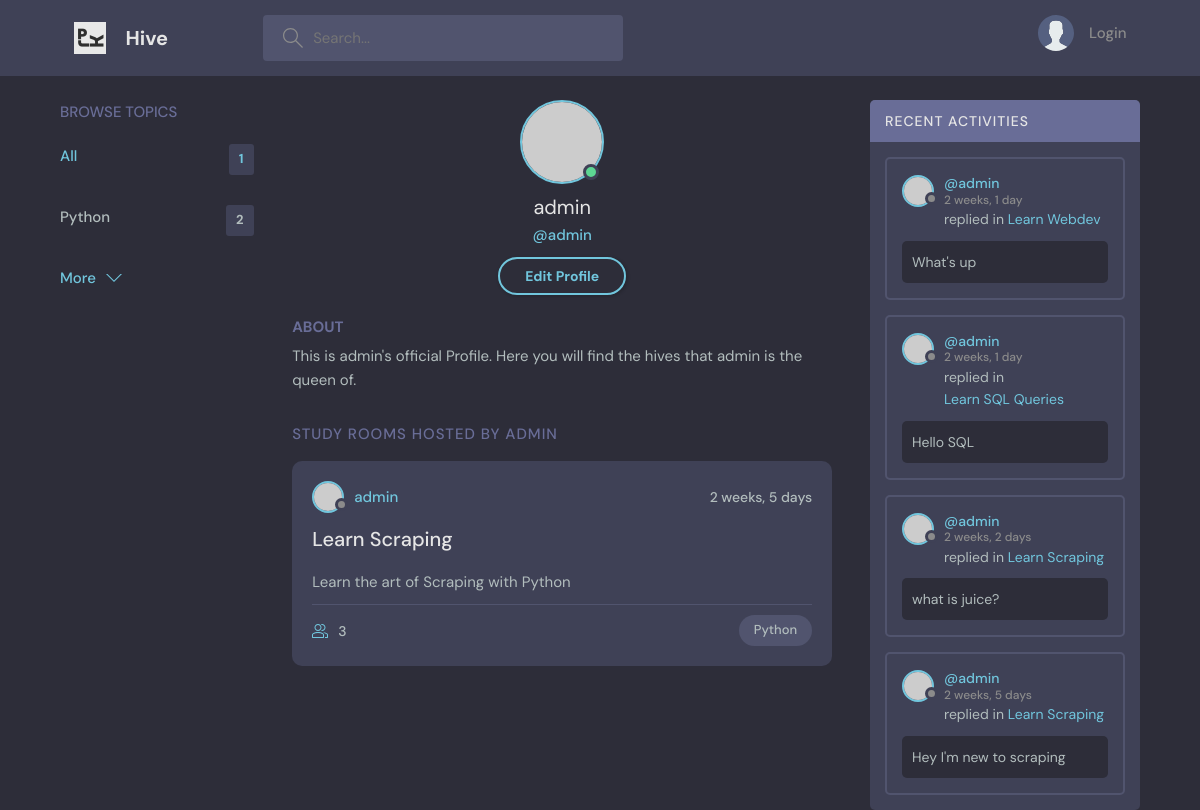
The page /user/1 on the database as committed earlier.
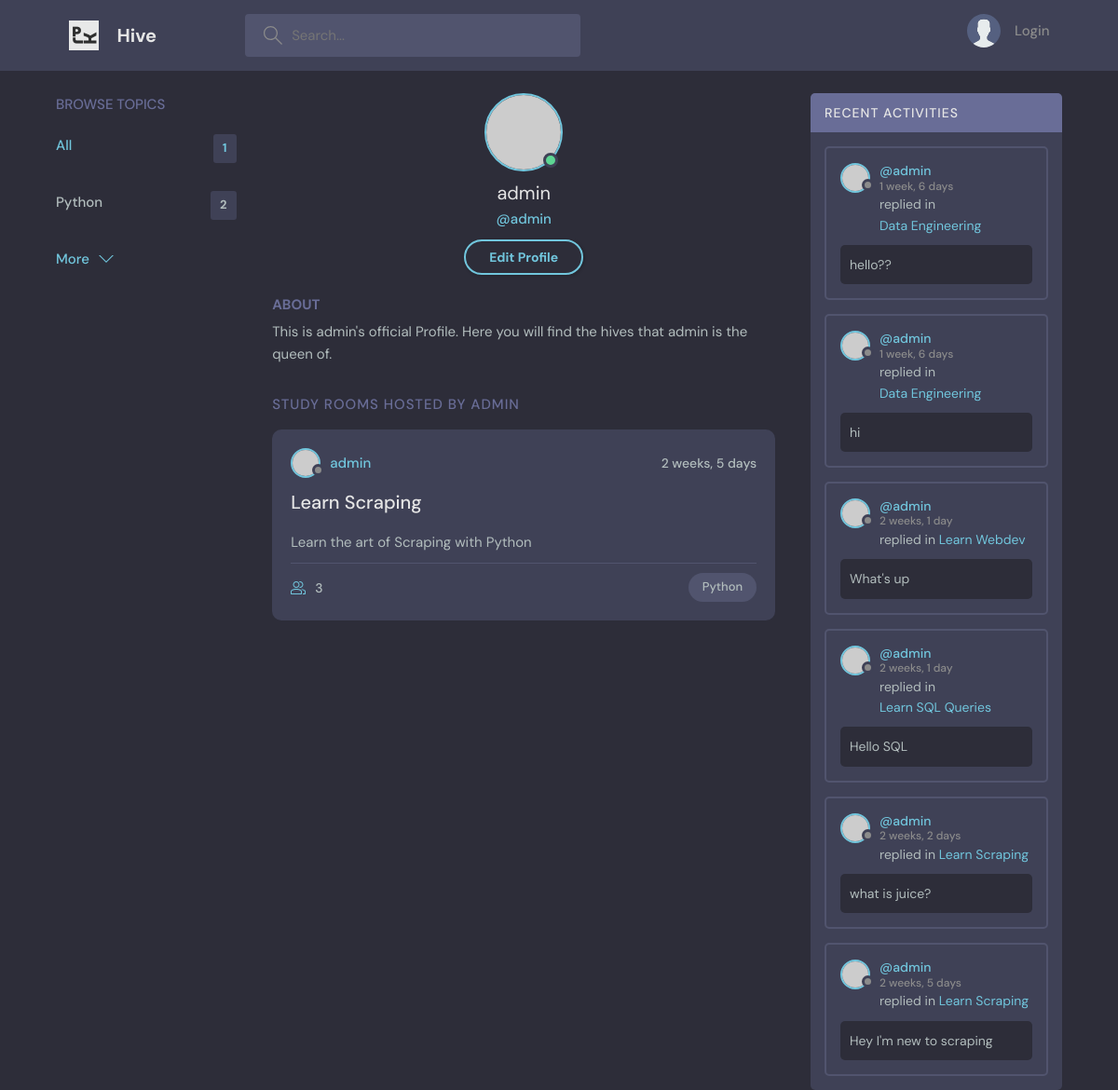
The same page on the database as committed later.
### home/models.py (models this page shows, shortened)
class Topic(models.Model):
  name = models.CharField(max_length=150)
  def __str__(self):
    return self.name

class Hive(models.Model):
  creator = models.ForeignKey(User, on_delete=models.SET_NULL, null=True)
  topic = models.ForeignKey(Topic, on_delete=models.SET_NULL, null=True)
  buzz = models.CharField(max_length=150)
  details = models.TextField(null=True, blank=True)
  members = models.ManyToManyField(User, related_name='members', blank=True)
  updated = models.DateTimeField(auto_now=True) #auto timestamp
  created_at = models.DateTimeField(auto_now_add=True)
  class Meta:
    ordering = ['-updated', '-created_at']
  def __str__(self):
    return self.buzz

class Message(models.Model):
  user = models.ForeignKey(User, on_delete=models.CASCADE)
  hive = models.ForeignKey(Hive, on_delete=models.CASCADE) #delete all msgs with the room
  body = models.TextField()
  updated = models.DateTimeField(auto_now=True) #auto timestamp
  created_at = models.DateTimeField(auto_now_add=True)
  class Meta:
    ordering = ['-updated', '-created_at']

### home/views.py (the view)
# urls.py: path('user/<str:pk>', views.userProfile, name='user-profile'),
def userProfile(request, pk):
  user = User.objects.get(id=pk)
  hives = user.hive_set.all()
  topics = Topic.objects.filter(hive__in=hives).distinct()
  chats = user.message_set.all()
  context = {
    "user": user,
    "hives": hives,
    "topics": topics,
    "chats": chats,
  }
  return render(request, 'home/profile.html', context)

### home/templates/home/profile.html (shortened to what this page needs)
{% extends 'main.html' %}
{%block content%}
  <main class="profile-page layout layout--3">
    <div class="container">
      <div class="topics">
        {% include 'home/topic_comps.html' %}
      </div>
      <div class="roomList">
        <div class="profile">
          <div class="profile__avatar">
            <div class="avatar avatar--large active">
              <img src="https://randomuser.me/api/portraits/men/11.jpg" />
            </div>
          </div>
          <div class="profile__info">
            <h3>{{user.username}}</h3>
            <p>@{{user.username}}</p>
            <a href="edit-user.html" class="btn btn--main btn--pill">Edit Profile</a>
          </div>
          <div class="profile__about">
            <h3>About</h3>
            <p>
              This is {{user.username}}'s official Profile. Here you will find the hives that {{user.username}} is the queen of.
            </p>
          </div>
        </div>
        <div class="roomList__header">
          <div>
            <h2>Study Rooms Hosted by {{user.username}}</a>
            </h2>
          </div>
        </div>
        {% include 'home/feed_comps.html' %}
      </div>
      <div class="activities">
        <div class="activities__header">
          <h2>Recent Activities</h2>
        </div>
        {% include 'home/activity_comps.html' %}
      </div>
    </div>
  </main>
  {% endblock content%}

### templates/main.html (shortened to what this page needs)
<!DOCTYPE html>
{% load static %}
<html lang="en">
  <head>
    <link rel="stylesheet" href="{% static 'css/style.css'%}" />
  </head>
  <body>
    {% include 'navbar.html' %}
    {% block content %}
    {% endblock %}
  </body>
</html>

### templates/navbar.html (shortened to what this page needs)
{%load static%}
<header class="header header--loggedIn">
  <div class="container">
    <a href="{% url 'homepage' %}" class="header__logo">
      <img src="{% static 'images/favicon.png' %}" />
      <h1>Hive</h1>
    </a>
    <form class="header__search" method="GET" action="{% url 'homepage' %}">
      <label>
        <input name="q" placeholder="Search..." />
      </label>
    </form>
    <nav class="header__menu">
{% if request.user.is_authenticated%}
{% comment %} <a href="{% url 'logout' %} " class="btn btn-primary">Logout</a>
<h3>Welcome {{request.user}}</h3>
{% else %}
<a href="{% url 'login' %}" class="btn btn-primary">Login</a> {% endcomment %}
      <div class="header__user">
        <a href="{% url 'user-profile' request.user.id %}">
          <div class="avatar avatar--medium active">
            <img src="https://randomuser.me/api/portraits/men/37.jpg" />
          </div>
          <p>{{request.user.username}} <span>@{{request.user}}</span></p>
        </a>
        <button class="dropdown-button">
          <svg version="1.1" xmlns="http://www.w3.org/2000/svg" width="32" height="32" viewBox="0 0 32 32">
            <title>chevron-down</title>
            <path d="M16 21l-13-13h-3l16 16 16-16h-3l-13 13z"></path>
          </svg>
        </button>
      </div>
      {%else%}
      <a href="{% url 'login' %}">
        <img src="{% static 'images/avatar.svg' %} " />
        <p>Login</p>
      </a>
      {% endif %}
    </nav>
  </div>
</header>

### home/templates/home/topic_comps.html (shortened to what this page needs)
      <div class="topics">
        <div class="topics__header">
          <h2>Browse Topics</h2>
        </div>
        <ul class="topics__list">
          <li>
            <a href="{% url 'homepage' %}" class="active">All <span>{{topics.count}}</span></a>
          </li>
          {% for topic in topics %}
          <li>
            <a href="{% url 'homepage' %}?q={{ topic.name }}">{{ topic.name }} <span>{{ topic.hive_set.count }}</span></a>
          </li>
          {% endfor %}
        </ul>
        <a class="btn btn--link" href="topics.html">
          More
          <svg version="1.1" xmlns="http://www.w3.org/2000/svg" width="32" height="32" viewBox="0 0 32 32">
            <title>chevron-down</title>
            <path d="M16 21l-13-13h-3l16 16 16-16h-3l-13 13z"></path>
          </svg>
        </a>
      </div>

### home/templates/home/feed_comps.html (shortened to what this page needs)
{% for hive in hives %}
<div class="roomListRoom">
  <div class="roomListRoom__header">
    <a href="{%url 'user-profile' hive.creator.id %}" class="roomListRoom__author">
      <div class="avatar avatar--small">
        <img src="https://randomuser.me/api/portraits/women/11.jpg" />
      </div>
      <span>{{hive.creator}}</span>
    </a>
    <div class="roomListRoom__actions">
      <span>{{hive.created_at | timesince}}</span>
    </div>
  </div>
  <div class="roomListRoom__content">
    <a href="{% url 'hive' hive.id%}">{{hive.buzz}}</a>
    <p>
      {{hive.details}}
    </p>
  </div>
  <div class="roomListRoom__meta">
    <a href="room.html" class="roomListRoom__joined">
      {{hive.members.count}}
    </a>
    <p class="roomListRoom__topic">{{hive.topic}}</p>
  </div>
</div>
{% endfor %}

### home/templates/home/activity_comps.html (shortened to what this page needs)
{% for chat in chats %}
<div class="activities__box">
  <div class="activities__boxHeader roomListRoom__header">
    <a href="{% url 'user-profile' chat.user.id%}" class="roomListRoom__author">
      <div class="avatar avatar--small">
        <img src="https://randomuser.me/api/portraits/women/11.jpg" />
      </div>
      <p>
        @{{chat.user}}
        <span>{{chat.created_at|timesince}}</span>
      </p>
    </a>
  </div>
  <div class="activities__boxContent">
    <p>replied in <a href="{% url 'hive' chat.hive.id %}">{{chat.hive}}</a></p>
    <div class="activities__boxRoomContent">
      {{chat.body}}
    </div>
  </div>
</div>
{% endfor %}

Rows that differ between the two databases and show on the page:
added Message: user "admin", created_at "1 week, 6 days", hive "Data Engineering", body "hello??"
added Message: user "admin", created_at "1 week, 6 days", hive "Data Engineering", body "hi"
